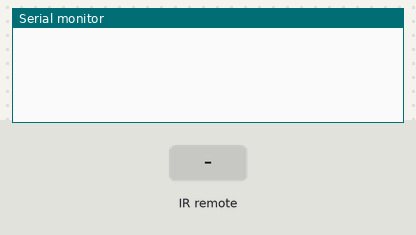
A sketch run on a simulated Arduino Uno, built with avr-gcc and run on an emulated ATmega328P. On the bench: the last lines printed to the serial monitor. The test bench sets the inputs (shaded band).

Above: at 1.2 s.
1.3 s: infrared code 0x1 received
At 1.9 s:
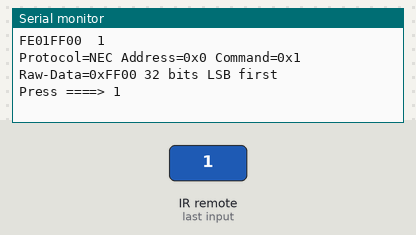
2.8 s: infrared code 0x2 received
At 2.88 s:
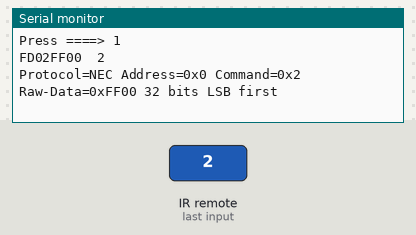
4.3 s: infrared code 0x3 received
At 5.4 s:
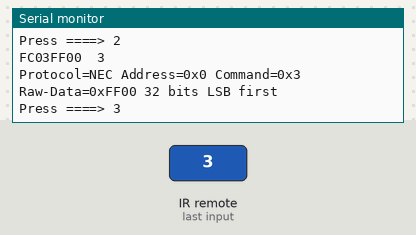

The sketch:

IRRcv.ino
```cpp
//Install IRremote Version 4 or later

#include <IRremote.h>   // Ver 4 or later <-------<<<<<<<

#define DECODE_NEC

unsigned long irMillis;

//                                   s e t u p ( )
//******************************************************************************************
void setup()
{
  Serial.begin(9600);

  //**************************************
  const byte IR_RECEIVE_PIN = 7;

  IrReceiver.begin(IR_RECEIVE_PIN, ENABLE_LED_FEEDBACK, USE_DEFAULT_FEEDBACK_LED_PIN);

} //END of   setup()


//                                    l o o p ( )
//******************************************************************************************
void loop()
{
  //*******************************************************
  if (IrReceiver.decode())
  {
    IrReceiver.resume(); // Enable receiving of the next value
  }

  //*******************************************************
  //have we received a new IR code form the remote ?
  if (IrReceiver.decodedIRData.command != 0)
  {
    checkIRcode();
  }

} //END of   loop()


//                                c h e c k I R c o d e ( )
//******************************************************************************************
void checkIRcode()
{
  //RAW code
  Serial.print(IrReceiver.decodedIRData.decodedRawData, HEX);

  Serial.print("  ");
  //command
  Serial.println(IrReceiver.decodedIRData.command);

  IrReceiver.printIRResultShort(&Serial);

  switch (IrReceiver.decodedIRData.command)
  {

   case 1:
      {
        Serial.println("Press ====> 1");
      }
      break;
   case 2:
      {
        Serial.println("Press ====> 2");
      }
      break;
   case 3:
      {
        Serial.println("Press ====> 3");
      }
      break;

  }  //END of   switch...case


  //needed to block repeat codes
  IrReceiver.decodedIRData.command = 0;

} //END of   checkIRcode()
```

Measured:
- after the input at 1.3 s, the serial monitor: prints a new line at once (image 1)
- after the input at 2.8 s, the serial monitor: prints a new line at once (image 2)
- after the input at 4.3 s, the serial monitor: prints a new line at once (image 3)
